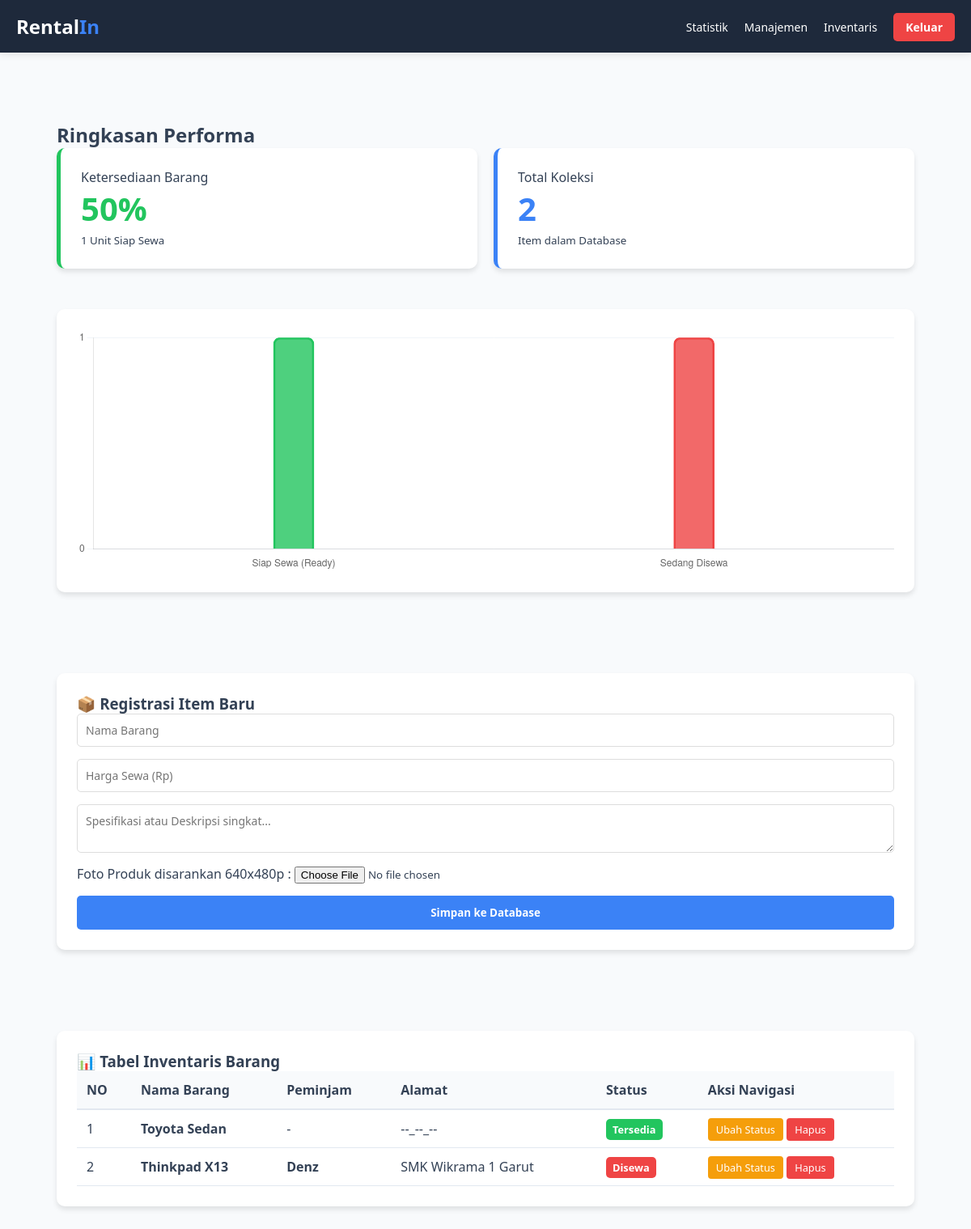
/dashboard/dashboard-admin.php (signed in), run on the app's committed database.
### tables this page shows
CREATE TABLE `barang_sewa` (
  `id` int(11) NOT NULL,
  `peminjam` int(11) DEFAULT NULL,
  `nama_barang` varchar(150) DEFAULT NULL,
  `deskripsi` text DEFAULT NULL,
  `harga_per_hari` int(11) DEFAULT NULL,
  `gambar` varchar(255) DEFAULT NULL,
  `status` tinyint(1) DEFAULT 1,
  `created_at` timestamp NOT NULL DEFAULT current_timestamp(),
  `alamat` text DEFAULT NULL
);

CREATE TABLE `users` (
  `id` int(11) NOT NULL,
  `username` varchar(50) NOT NULL,
  `first_name` varchar(100) NOT NULL,
  `last_name` varchar(100) NOT NULL,
  `email` varchar(100) NOT NULL,
  `password` varchar(255) NOT NULL,
  `role` enum('admin','user') DEFAULT 'user',
  `created_at` timestamp NOT NULL DEFAULT current_timestamp()
);

### dashboard/class/connected.php (called while the page is built, shortened)
<?php
class Connected {
    private $hostname = "localhost";
    private $user = "root";
    private $pass = "";
    private $db   = "rentalin";
    public $conn;
    public function __construct() {
        $this->conn = new mysqli(
                $this->hostname,
                $this->user,
                $this->pass,
                $this->db);
    }
    public function getConnection() {
        return $this->conn;
    }
}

### dashboard/class/Barang.php (called while the page is built, shortened)
<?php
class Barang {
    private $conn;
    public function __construct($db) {
        $this->conn = $db;
    }
    public function getAll() {
        $query = "
            SELECT
                barang_sewa.*,
                users.username
            FROM barang_sewa
            LEFT JOIN users
            ON barang_sewa.peminjam = users.id
        ";
        $result = $this->conn->query($query);
        $data = [];
        while ($row = $result->fetch_assoc()) {
            $data[] = $row;
        }
        return $data;
    }
}

### dashboard/dashboard-admin.php (the view, shortened to what this page needs)
<?php
$db = new Connected();
$barang = new Barang($db->getConnection());
$listBarang = $barang->getAll();
$totalItem = count($listBarang);
$tersedia  = 0;
$disewa    = 0;
foreach ($listBarang as $row) {
    if ($row['status'] == 1) {
        $tersedia++;
    } else {
        $disewa++;
    }
}
$persenReady = ($totalItem > 0) ? round(($tersedia / $totalItem) * 100) : 0;
?>
<!DOCTYPE html>
<html lang="id">
<head>
    <link rel="stylesheet" href="../assets/css/db-admin.css">
</head>
<body>
    <nav class="navbar">
        <div class="nav-container">
            <a href="#" class="logo">Rental<span>In</span></a>
            <ul class="nav-menu">
                <li><a href="#statistik">Statistik</a></li>
                <li><a href="#tambah-barang">Manajemen</a></li>
                <li><a href="#data-barang">Inventaris</a></li>
                <li><a href="logout.php" class="btn-logout">Keluar</a></li>
            </ul>
        </div>
    </nav>
    <div class="container">
        <section id="statistik">
            <h2 class="section-title">Ringkasan Performa</h2>
            <div class="stats-grid">
                <div class="card card-stat-green">
                    <p>Ketersediaan Barang</p>
                    <div class="stat-value stat-green"><?= $persenReady; ?>%</div>
                    <small><?= $tersedia; ?> Unit Siap Sewa</small>
                </div>
                <div class="card card-stat-blue">
                    <p>Total Koleksi</p>
                    <div class="stat-value stat-blue"><?= $totalItem; ?></div>
                    <small>Item dalam Database</small>
                </div>
            </div>
            <div class="card">
                <div class="chart-container" style="position: relative; height:300px;">
                    <canvas id="rentalinChart"></canvas>
                </div>
            </div>
        </section>
        <section id="tambah-barang">
            <div class="card">
                <h3>📦 Registrasi Item Baru</h3>
                <form method="POST" enctype="multipart/form-data" class="form-group">
                    <input type="text" name="nama_barang" placeholder="Nama Barang" required class="input-field">
                    <input type="number" name="harga" placeholder="Harga Sewa (Rp)" required class="input-field">
                    <textarea name="deskripsi" placeholder="Spesifikasi atau Deskripsi singkat..." class="input-field"></textarea>
                    <div class="upload-wrapper">
                        <label>Foto Produk disarankan 640x480p :</label>
                        <input type="file" name="gambar" required class="input-file">
                    </div>
                    <button name="tambah_barang" class="btn-submit" type="submit">Simpan ke Database</button>
                </form>
            </div>
        </section>
        <section id="data-barang">
            <div class="card">
                <h3>📊 Tabel Inventaris Barang</h3>
                <div class="table-container">
                    <table class="custom-table">
                        <thead>
                            <tr>
                                <th>NO</th>
                                <th>Nama Barang</th>
                                <th>Peminjam</th>
                                <th>Alamat</th>
                                <th>Status</th>
                                <th>Aksi Navigasi</th>
                            </tr>
                        </thead>
                        <tbody>
                            <?php if (empty($listBarang)): ?>
                                <tr>
                                    <td colspan="3" style="text-align:center;">Belum ada data barang.</td>
                                </tr>
                            <?php else: ?>
                                <?php $no = 1; ?>
                                <?php foreach ($listBarang as $item) : ?>
                                <tr>
                                    <td><?= $no++; ?></td>
                                    <td><strong><?= htmlspecialchars($item['nama_barang']); ?></strong></td>
                                    <td>
                                        <?php if ($item['status'] == 0): ?>
                                            <strong>
                                                <?= htmlspecialchars($item['username'] ?? 'Unknown'); ?>
                                            </strong>
                                        <?php else: ?>
                                            -
                                        <?php endif; ?>
                                    </td>
                                    <td>
                                        <?= htmlspecialchars($item['alamat'] ?? '--_--_--'); ?>
                                    </td>
                                    <td>
                                        <span class="badge <?= ($item['status'] == 1) ? 'available' : 'borrowed'; ?>">
                                            <?= ($item['status'] == 1) ? 'Tersedia' : 'Disewa'; ?>
                                        </span>
                                    </td>
                                    <td class="action-cell">
                                        <a href="?toggle_status=<?= $item['id']; ?>" class="btn-action btn-warning">Ubah Status</a>
                                        <a href="?hapus=<?= $item['id']; ?>"
                                           onclick="return confirm('Hapus item ini secara permanen?')"
                                           class="btn-action btn-danger">Hapus</a>
                                    </td>
                                </tr>
                                <?php endforeach; ?>
                            <?php endif; ?>
                        </tbody>
                    </table>
                </div>
            </div>
        </section>
    </div>
    <script>
        document.addEventListener('DOMContentLoaded', function() {
            const ctx = document.getElementById('rentalinChart').getContext('2d');
            new Chart(ctx, {
                type: 'bar',
                data: {
                    labels: ['Siap Sewa (Ready)', 'Sedang Disewa'],
                    datasets: [{
                        label: 'Jumlah Unit',
                        data: [<?= $tersedia; ?>, <?= $disewa; ?>],
                        backgroundColor: [
                            'rgba(34, 197, 94, 0.8)', // Green
                            'rgba(239, 68, 68, 0.8)'   // Red
                        ],
                        borderColor: ['#22c55e', '#ef4444'],
                        borderWidth: 2,
                        borderRadius: 8,
                        barThickness: 50
                    }]
                },
                options: {
                    responsive: true,
                    maintainAspectRatio: false,
                    plugins: {
                        legend: { display: false }
                    },
                    scales: {
                        y: {
                            beginAtZero: true,
                            grid: { color: '#f1f5f9' },
                            ticks: { stepSize: 1 }
                        },
                        x: {
                            grid: { display: false }
                        }
                    }
                }
            });
        });
    </script>
</body>
</html>

### assets/css/db-admin.css (style rules this page uses)
html { scroll-behavior: smooth; }
* { margin: 0; padding: 0; box-sizing: border-box; font-family: 'Segoe UI', Tahoma, Geneva, Verdana, sans-serif; }
body { background: #f8fafc; color: #334155; }
.navbar { background: #1e293b; padding: 1rem 0; position: fixed; top: 0; width: 100%; z-index: 1000; box-shadow: 0 2px 10px rgba(0,0,0,0.1); }
.nav-container { max-width: 1200px; margin: 0 auto; display: flex; justify-content: space-between; align-items: center; padding: 0 20px; }
.logo { color: white; text-decoration: none; font-weight: bold; font-size: 1.5rem; }
.logo span { color: #3b82f6; }
.nav-menu { display: flex; list-style: none; gap: 20px; align-items: center; }
.nav-menu li a { color: white; text-decoration: none; font-size: 14px; transition: 0.3s; }
.btn-logout { background: #ef4444; color: white !important; padding: 8px 15px; border-radius: 5px; text-decoration: none; font-weight: 600; }
.container { max-width: 1100px; margin: 100px auto 20px; padding: 0 20px; }
section { padding-top: 80px; margin-top: -30px; margin-bottom: 50px; }
.card { background: white; padding: 25px; border-radius: 10px; box-shadow: 0 4px 6px rgba(0,0,0,0.1); margin-bottom: 20px; }
.stats-grid { display: grid; grid-template-columns: repeat(auto-fit, minmax(250px, 1fr)); gap: 20px; margin-bottom: 30px; }
.card-stat-green { border-left: 5px solid #22c55e; }
.card-stat-blue { border-left: 5px solid #3b82f6; }
.stat-value { font-size: 2.5rem; font-weight: bold; }
.stat-green { color: #22c55e; }
.stat-blue { color: #3b82f6; }
.form-group { display: flex; flex-direction: column; gap: 15px; }
.input-field { padding: 10px; border: 1px solid #ddd; border-radius: 5px; font-size: 14px; }
.btn-submit { background: #3b82f6; color: white; padding: 12px; border: none; border-radius: 5px; cursor: pointer; font-weight: bold; transition: 0.2s; }
.table-container { overflow-x: auto; }
.custom-table { width: 100%; border-collapse: collapse; text-align: left; }
.custom-table thead { background: #f8fafc; }
.custom-table th { padding: 12px; border-bottom: 2px solid #e2e8f0; }
.custom-table td { padding: 12px; border-bottom: 1px solid #e2e8f0; }
.badge { padding: 4px 8px; border-radius: 5px; font-size: 0.8rem; color: white; font-weight: 600; }
.badge.available { background: #22c55e; }
.badge.borrowed { background: #ef4444; }
.btn-action { text-decoration: none; padding: 5px 10px; border-radius: 4px; font-size: 0.8rem; color: white; }
.btn-warning { background: #f59e0b; }
.btn-danger { background: #ef4444; }

### data on the page
barang_sewa: nama_barang "Toyota Sedan", alamat "--_--_--", status "Tersedia"
barang_sewa: nama_barang "Thinkpad X13", peminjam.username "Denz", alamat "SMK Wikrama 1 Garut", status "Disewa"

### other printed values
$persenReady "50"
$tersedia "1"
$totalItem "2"
chart data {{ $tersedia }} 1
chart data {{ $disewa }} 1
